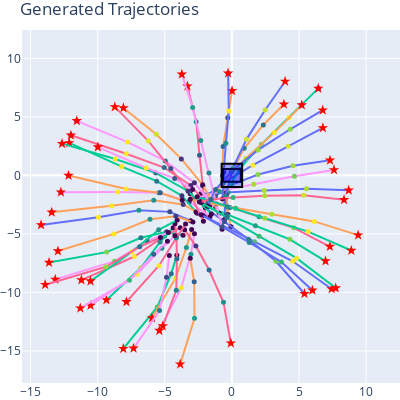

The cell this chart's notebook holds for it:
### Code cell
gan.visualTrainingVerfication(samples=50)

### Figure 1 — Plotly figure (JSON) as saved in the notebook; plotly's stock layout.template omitted (floating-point values rounded to 4 significant figures)
{"data": [{"marker": {"color": [413.0, 393.3, 394.2, 336.9, 254.7], "colorscale": [[0, "#440154"], [0.1111, "#482878"], [0.2222, "#3e4989"], [0.3333, "#31688e"], [0.4444, "#26828e"], [0.5556, "#1f9e89"], [0.6667, "#35b779"], [0.7778, "#6ece58"], [0.8889, "#b5de2b"], [1, "#fde725"]], "size": 5}, "mode": "lines+markers", "showlegend": false, "type": "scatter", "x": [8.705, 5.562, 2.412, -0.2798, -2.313], "y": [-1.277, -1.147, -1.297, -1.437, -1.563]}, {"marker": {"color": "red", "size": 8, "symbol": "star"}, "mode": "markers", "showlegend": false, "type": "scatter", "x": [8.705], "y": [-1.277]}, {"marker": {"color": [685.6, 547.1, 378.3, 202.2], "colorscale": [[0, "#440154"], [0.1111, "#482878"], [0.2222, "#3e4989"], [0.3333, "#31688e"], [0.4444, "#26828e"], [0.5556, "#1f9e89"], [0.6667, "#35b779"], [0.7778, "#6ece58"], [0.8889, "#b5de2b"], [1, "#fde725"]], "size": 5}, "mode": "lines+markers", "showlegend": false, "type": "scatter", "x": [-8.089, -5.554, -4.519, -4.102], "y": [-14.81, -11.24, -8.4, -6.837]}, {"marker": {"color": "red", "size": 8, "symbol": "star"}, "mode": "markers", "showlegend": false, "type": "scatter", "x": [-8.089], "y": [-14.81]}, {"marker": {"color": [429.0, 291.4, 309.8, 311.5, 302.6, 250.8], "colorscale": [[0, "#440154"], [0.1111, "#482878"], [0.2222, "#3e4989"], [0.3333, "#31688e"], [0.4444, "#26828e"], [0.5556, "#1f9e89"], [0.6667, "#35b779"], [0.7778, "#6ece58"], [0.8889, "#b5de2b"], [1, "#fde725"]], "size": 5}, "mode": "lines+markers", "showlegend": false, "type": "scatter", "x": [0.01312, -0.3081, -0.6534, -0.7003, -0.4621, -0.06755], "y": [7.233, 4.925, 2.47, -0.02136, -2.431, -4.398]}, {"marker": {"color": "red", "size": 8, "symbol": "star"}, "mode": "markers", "showlegend": false, "type": "scatter", "x": [0.01312], "y": [7.233]}, {"marker": {"color": [464.4, 388.2, 359.0, 331.1, 311.0], "colorscale": [[0, "#440154"], [0.1111, "#482878"], [0.2222, "#3e4989"], [0.3333, "#31688e"], [0.4444, "#26828e"], [0.5556, "#1f9e89"], [0.6667, "#35b779"], [0.7778, "#6ece58"], [0.8889, "#b5de2b"], [1, "#fde725"]], "size": 5}, "mode": "lines+markers", "showlegend": false, "type": "scatter", "x": [-3.313, -2.659, -2.413, -2.164, -1.995], "y": [7.62, 4.584, 1.723, -0.9145, -3.397]}, {"marker": {"color": "red", "size": 8, "symbol": "star"}, "mode": "markers", "showlegend": false, "type": "scatter", "x": [-3.313], "y": [7.62]}, {"marker": {"color": [395.0, 529.8, 382.5, 298.5, 251.3], "colorscale": [[0, "#440154"], [0.1111, "#482878"], [0.2222, "#3e4989"], [0.3333, "#31688e"], [0.4444, "#26828e"], [0.5556, "#1f9e89"], [0.6667, "#35b779"], [0.7778, "#6ece58"], [0.8889, "#b5de2b"], [1, "#fde725"]], "size": 5}, "mode": "lines+markers", "showlegend": false, "type": "scatter", "x": [-12.74, -8.502, -5.443, -3.178, -1.632], "y": [-1.437, -1.429, -1.493, -2.252, -3.537]}, {"marker": {"color": "red", "size": 8, "symbol": "star"}, "mode": "markers", "showlegend": false, "type": "scatter", "x": [-12.74], "y": [-1.437]}, {"marker": {"color": [387.2, 348.9, 338.9, 271.2, 191.4, 119.3], "colorscale": [[0, "#440154"], [0.1111, "#482878"], [0.2222, "#3e4989"], [0.3333, "#31688e"], [0.4444, "#26828e"], [0.5556, "#1f9e89"], [0.6667, "#35b779"], [0.7778, "#6ece58"], [0.8889, "#b5de2b"], [1, "#fde725"]], "size": 5}, "mode": "lines+markers", "showlegend": false, "type": "scatter", "x": [7.309, 4.556, 1.953, -0.03342, -1.226, -1.638], "y": [1.285, 0.8257, 0.06841, -0.8044, -1.766, -2.627]}, {"marker": {"color": "red", "size": 8, "symbol": "star"}, "mode": "markers", "showlegend": false, "type": "scatter", "x": [7.309], "y": [1.285]}, {"marker": {"color": [646.8, 548.1, 353.8, 248.4, 157.1], "colorscale": [[0, "#440154"], [0.1111, "#482878"], [0.2222, "#3e4989"], [0.3333, "#31688e"], [0.4444, "#26828e"], [0.5556, "#1f9e89"], [0.6667, "#35b779"], [0.7778, "#6ece58"], [0.8889, "#b5de2b"], [1, "#fde725"]], "size": 5}, "mode": "lines+markers", "showlegend": false, "type": "scatter", "x": [-13.62, -9.329, -6.78, -4.858, -3.638], "y": [-7.453, -6.559, -5.329, -4.822, -5.124]}, {"marker": {"color": "red", "size": 8, "symbol": "star"}, "mode": "markers", "showlegend": false, "type": "scatter", "x": [-13.62], "y": [-7.453]}, {"marker": {"color": [444.8, 292.3, 306.2, 279.4, 251.7, 208.5], "colorscale": [[0, "#440154"], [0.1111, "#482878"], [0.2222, "#3e4989"], [0.3333, "#31688e"], [0.4444, "#26828e"], [0.5556, "#1f9e89"], [0.6667, "#35b779"], [0.7778, "#6ece58"], [0.8889, "#b5de2b"], [1, "#fde725"]], "size": 5}, "mode": "lines+markers", "showlegend": false, "type": "scatter", "x": [3.874, 2.339, 0.9147, -0.03077, -0.4042, -0.2985], "y": [6.074, 4.31, 2.317, 0.2914, -1.687, -3.351]}, {"marker": {"color": "red", "size": 8, "symbol": "star"}, "mode": "markers", "showlegend": false, "type": "scatter", "x": [3.874], "y": [6.074]}, {"marker": {"color": [477.2, 554.4, 355.9, 170.4], "colorscale": [[0, "#440154"], [0.1111, "#482878"], [0.2222, "#3e4989"], [0.3333, "#31688e"], [0.4444, "#26828e"], [0.5556, "#1f9e89"], [0.6667, "#35b779"], [0.7778, "#6ece58"], [0.8889, "#b5de2b"], [1, "#fde725"]], "size": 5}, "mode": "lines+markers", "showlegend": false, "type": "scatter", "x": [-11.21, -7.261, -5.023, -3.847], "y": [-8.948, -6.934, -5.175, -4.484]}, {"marker": {"color": "red", "size": 8, "symbol": "star"}, "mode": "markers", "showlegend": false, "type": "scatter", "x": [-11.21], "y": [-8.948]}, {"marker": {"color": [421.3, 501.7, 370.0, 220.5], "colorscale": [[0, "#440154"], [0.1111, "#482878"], [0.2222, "#3e4989"], [0.3333, "#31688e"], [0.4444, "#26828e"], [0.5556, "#1f9e89"], [0.6667, "#35b779"], [0.7778, "#6ece58"], [0.8889, "#b5de2b"], [1, "#fde725"]], "size": 5}, "mode": "lines+markers", "showlegend": false, "type": "scatter", "x": [-5.405, -3.769, -3.049, -2.79], "y": [-13.27, -9.603, -6.731, -4.987]}, {"marker": {"color": "red", "size": 8, "symbol": "star"}, "mode": "markers", "showlegend": false, "type": "scatter", "x": [-5.405], "y": [-13.27]}, {"marker": {"color": [386.2, 378.7, 385.7, 333.3, 268.3], "colorscale": [[0, "#440154"], [0.1111, "#482878"], [0.2222, "#3e4989"], [0.3333, "#31688e"], [0.4444, "#26828e"], [0.5556, "#1f9e89"], [0.6667, "#35b779"], [0.7778, "#6ece58"], [0.8889, "#b5de2b"], [1, "#fde725"]], "size": 5}, "mode": "lines+markers", "showlegend": false, "type": "scatter", "x": [6.778, 4.191, 1.557, -0.6429, -2.233], "y": [4.059, 2.483, 0.8743, -0.6325, -2.075]}, {"marker": {"color": "red", "size": 8, "symbol": "star"}, "mode": "markers", "showlegend": false, "type": "scatter", "x": [6.778], "y": [4.059]}, {"marker": {"color": [484.4, 551.0, 360.7, 281.2, 237.3], "colorscale": [[0, "#440154"], [0.1111, "#482878"], [0.2222, "#3e4989"], [0.3333, "#31688e"], [0.4444, "#26828e"], [0.5556, "#1f9e89"], [0.6667, "#35b779"], [0.7778, "#6ece58"], [0.8889, "#b5de2b"], [1, "#fde725"]], "size": 5}, "mode": "lines+markers", "showlegend": false, "type": "scatter", "x": [-12.12, -8.203, -5.602, -3.724, -2.572], "y": [2.777, 0.7515, -0.4984, -1.736, -3.246]}, {"marker": {"color": "red", "size": 8, "symbol": "star"}, "mode": "markers", "showlegend": false, "type": "scatter", "x": [-12.12], "y": [2.777]}, {"marker": {"color": [424.8, 476.3, 345.9, 198.7], "colorscale": [[0, "#440154"], [0.1111, "#482878"], [0.2222, "#3e4989"], [0.3333, "#31688e"], [0.4444, "#26828e"], [0.5556, "#1f9e89"], [0.6667, "#35b779"], [0.7778, "#6ece58"], [0.8889, "#b5de2b"], [1, "#fde725"]], "size": 5}, "mode": "lines+markers", "showlegend": false, "type": "scatter", "x": [-5.953, -4.209, -3.387, -2.998], "y": [-12.2, -8.809, -6.167, -4.625]}, {"marker": {"color": "red", "size": 8, "symbol": "star"}, "mode": "markers", "showlegend": false, "type": "scatter", "x": [-5.953], "y": [-12.2]}, {"marker": {"color": [403.6, 551.6, 383.6, 312.5, 281.5], "colorscale": [[0, "#440154"], [0.1111, "#482878"], [0.2222, "#3e4989"], [0.3333, "#31688e"], [0.4444, "#26828e"], [0.5556, "#1f9e89"], [0.6667, "#35b779"], [0.7778, "#6ece58"], [0.8889, "#b5de2b"], [1, "#fde725"]], "size": 5}, "mode": "lines+markers", "showlegend": false, "type": "scatter", "x": [-11.99, -7.871, -5.04, -3.063, -1.713], "y": [3.428, 1.852, 0.6669, -0.8629, -2.665]}, {"marker": {"color": "red", "size": 8, "symbol": "star"}, "mode": "markers", "showlegend": false, "type": "scatter", "x": [-11.99], "y": [3.428]}, {"marker": {"color": [410.5, 375.1, 387.8, 328.7, 244.3], "colorscale": [[0, "#440154"], [0.1111, "#482878"], [0.2222, "#3e4989"], [0.3333, "#31688e"], [0.4444, "#26828e"], [0.5556, "#1f9e89"], [0.6667, "#35b779"], [0.7778, "#6ece58"], [0.8889, "#b5de2b"], [1, "#fde725"]], "size": 5}, "mode": "lines+markers", "showlegend": false, "type": "scatter", "x": [7.607, 4.655, 1.629, -0.924, -2.784], "y": [0.4674, -0.07113, -0.7569, -1.389, -1.989]}, {"marker": {"color": "red", "size": 8, "symbol": "star"}, "mode": "markers", "showlegend": false, "type": "scatter", "x": [7.607], "y": [0.4674]}, {"marker": {"color": [448.8, 539.9, 384.7, 288.7, 214.6], "colorscale": [[0, "#440154"], [0.1111, "#482878"], [0.2222, "#3e4989"], [0.3333, "#31688e"], [0.4444, "#26828e"], [0.5556, "#1f9e89"], [0.6667, "#35b779"], [0.7778, "#6ece58"], [0.8889, "#b5de2b"], [1, "#fde725"]], "size": 5}, "mode": "lines+markers", "showlegend": false, "type": "scatter", "x": [-14.22, -9.947, -6.927, -4.622, -3.078], "y": [-4.237, -3.58, -2.983, -3.119, -3.869]}, {"marker": {"color": "red", "size": 8, "symbol": "star"}, "mode": "markers", "showlegend": false, "type": "scatter", "x": [-14.22], "y": [-4.237]}, {"marker": {"color": [500.3, 466.7, 332.4, 195.4], "colorscale": [[0, "#440154"], [0.1111, "#482878"], [0.2222, "#3e4989"], [0.3333, "#31688e"], [0.4444, "#26828e"], [0.5556, "#1f9e89"], [0.6667, "#35b779"], [0.7778, "#6ece58"], [0.8889, "#b5de2b"], [1, "#fde725"]], "size": 5}, "mode": "lines+markers", "showlegend": false, "type": "scatter", "x": [-9.349, -6.794, -5.348, -4.375], "y": [-10.65, -7.924, -5.692, -4.468]}, {"marker": {"color": "red", "size": 8, "symbol": "star"}, "mode": "markers", "showlegend": false, "type": "scatter", "x": [-9.349], "y": [-10.65]}, {"marker": {"color": [395.3, 562.3, 396.3, 278.4, 219.6], "colorscale": [[0, "#440154"], [0.1111, "#482878"], [0.2222, "#3e4989"], [0.3333, "#31688e"], [0.4444, "#26828e"], [0.5556, "#1f9e89"], [0.6667, "#35b779"], [0.7778, "#6ece58"], [0.8889, "#b5de2b"], [1, "#fde725"]], "size": 5}, "mode": "lines+markers", "showlegend": false, "type": "scatter", "x": [-13.42, -8.958, -5.823, -3.625, -2.152], "y": [-3.151, -2.595, -2.127, -2.487, -3.444]}, {"marker": {"color": "red", "size": 8, "symbol": "star"}, "mode": "markers", "showlegend": false, "type": "scatter", "x": [-13.42], "y": [-3.151]}, {"marker": {"color": [436.9, 390.9, 344.8, 287.1, 217.9], "colorscale": [[0, "#440154"], [0.1111, "#482878"], [0.2222, "#3e4989"], [0.3333, "#31688e"], [0.4444, "#26828e"], [0.5556, "#1f9e89"], [0.6667, "#35b779"], [0.7778, "#6ece58"], [0.8889, "#b5de2b"], [1, "#fde725"]], "size": 5}, "mode": "lines+markers", "showlegend": false, "type": "scatter", "x": [7.3, 4.61, 2.02, -0.1392, -1.756], "y": [-6.082, -4.487, -3.538, -2.757, -2.105]}, {"marker": {"color": "red", "size": 8, "symbol": "star"}, "mode": "markers", "showlegend": false, "type": "scatter", "x": [7.3], "y": [-6.082]}, {"marker": {"color": [690.2, 585.6, 371.2, 218.2], "colorscale": [[0, "#440154"], [0.1111, "#482878"], [0.2222, "#3e4989"], [0.3333, "#31688e"], [0.4444, "#26828e"], [0.5556, "#1f9e89"], [0.6667, "#35b779"], [0.7778, "#6ece58"], [0.8889, "#b5de2b"], [1, "#fde725"]], "size": 5}, "mode": "lines+markers", "showlegend": false, "type": "scatter", "x": [-13.16, -8.739, -6.313, -4.733], "y": [-8.892, -7.332, -5.619, -4.876]}, {"marker": {"color": "red", "size": 8, "symbol": "star"}, "mode": "markers", "showlegend": false, "type": "scatter", "x": [-13.16], "y": [-8.892]}, {"marker": {"color": [467.1, 467.3, 413.5, 351.9, 277.6], "colorscale": [[0, "#440154"], [0.1111, "#482878"], [0.2222, "#3e4989"], [0.3333, "#31688e"], [0.4444, "#26828e"], [0.5556, "#1f9e89"], [0.6667, "#35b779"], [0.7778, "#6ece58"], [0.8889, "#b5de2b"], [1, "#fde725"]], "size": 5}, "mode": "lines+markers", "showlegend": false, "type": "scatter", "x": [7.431, 4.536, 1.685, -0.7564, -2.672], "y": [-9.709, -7.344, -5.665, -4.265, -3.141]}, {"marker": {"color": "red", "size": 8, "symbol": "star"}, "mode": "markers", "showlegend": false, "type": "scatter", "x": [7.431], "y": [-9.709]}, {"marker": {"color": [263.1, 415.5, 383.5, 334.7, 286.4], "colorscale": [[0, "#440154"], [0.1111, "#482878"], [0.2222, "#3e4989"], [0.3333, "#31688e"], [0.4444, "#26828e"], [0.5556, "#1f9e89"], [0.6667, "#35b779"], [0.7778, "#6ece58"], [0.8889, "#b5de2b"], [1, "#fde725"]], "size": 5}, "mode": "lines+markers", "showlegend": false, "type": "scatter", "x": [6.436, 4.253, 2.195, 0.563, -0.4834], "y": [7.434, 4.927, 2.652, 0.5294, -1.509]}, {"marker": {"color": "red", "size": 8, "symbol": "star"}, "mode": "markers", "showlegend": false, "type": "scatter", "x": [6.436], "y": [7.434]}, {"marker": {"color": [335.1, 391.0, 381.4, 331.5, 281.2], "colorscale": [[0, "#440154"], [0.1111, "#482878"], [0.2222, "#3e4989"], [0.3333, "#31688e"], [0.4444, "#26828e"], [0.5556, "#1f9e89"], [0.6667, "#35b779"], [0.7778, "#6ece58"], [0.8889, "#b5de2b"], [1, "#fde725"]], "size": 5}, "mode": "lines+markers", "showlegend": false, "type": "scatter", "x": [5.21, 3.149, 1.037, -0.6853, -1.853], "y": [6.007, 3.653, 1.452, -0.5641, -2.486]}, {"marker": {"color": "red", "size": 8, "symbol": "star"}, "mode": "markers", "showlegend": false, "type": "scatter", "x": [5.21], "y": [6.007]}, {"marker": {"color": [688.8, 440.9, 370.6, 283.8, 204.5], "colorscale": [[0, "#440154"], [0.1111, "#482878"], [0.2222, "#3e4989"], [0.3333, "#31688e"], [0.4444, "#26828e"], [0.5556, "#1f9e89"], [0.6667, "#35b779"], [0.7778, "#6ece58"], [0.8889, "#b5de2b"], [1, "#fde725"]], "size": 5}, "mode": "lines+markers", "showlegend": false, "type": "scatter", "x": [-0.07847, -0.6259, -1.699, -2.685, -3.525], "y": [-14.34, -10.85, -8.091, -6.045, -4.642]}, {"marker": {"color": "red", "size": 8, "symbol": "star"}, "mode": "markers", "showlegend": false, "type": "scatter", "x": [-0.07847], "y": [-14.34]}, {"marker": {"color": [401.4, 524.6, 405.1, 357.9, 336.5], "colorscale": [[0, "#440154"], [0.1111, "#482878"], [0.2222, "#3e4989"], [0.3333, "#31688e"], [0.4444, "#26828e"], [0.5556, "#1f9e89"], [0.6667, "#35b779"], [0.7778, "#6ece58"], [0.8889, "#b5de2b"], [1, "#fde725"]], "size": 5}, "mode": "lines+markers", "showlegend": false, "type": "scatter", "x": [-11.56, -7.772, -4.959, -2.794, -1.206], "y": [4.66, 2.845, 1.235, -0.6381, -2.812]}, {"marker": {"color": "red", "size": 8, "symbol": "star"}, "mode": "markers", "showlegend": false, "type": "scatter", "x": [-11.56], "y": [4.66]}, {"marker": {"color": [366.9, 356.8, 358.9, 333.0, 306.5, 253.2], "colorscale": [[0, "#440154"], [0.1111, "#482878"], [0.2222, "#3e4989"], [0.3333, "#31688e"], [0.4444, "#26828e"], [0.5556, "#1f9e89"], [0.6667, "#35b779"], [0.7778, "#6ece58"], [0.8889, "#b5de2b"], [1, "#fde725"]], "size": 5}, "mode": "lines+markers", "showlegend": false, "type": "scatter", "x": [3.964, 2.476, 1.085, 0.07636, -0.4715, -0.5703], "y": [8.026, 5.59, 3.078, 0.613, -1.777, -3.8]}, {"marker": {"color": "red", "size": 8, "symbol": "star"}, "mode": "markers", "showlegend": false, "type": "scatter", "x": [3.964], "y": [8.026]}, {"marker": {"color": [446.9, 404.8, 351.8, 295.8, 228.9], "colorscale": [[0, "#440154"], [0.1111, "#482878"], [0.2222, "#3e4989"], [0.3333, "#31688e"], [0.4444, "#26828e"], [0.5556, "#1f9e89"], [0.6667, "#35b779"], [0.7778, "#6ece58"], [0.8889, "#b5de2b"], [1, "#fde725"]], "size": 5}, "mode": "lines+markers", "showlegend": false, "type": "scatter", "x": [6.974, 4.319, 1.755, -0.4085, -2.061], "y": [-7.323, -5.469, -4.308, -3.349, -2.559]}, {"marker": {"color": "red", "size": 8, "symbol": "star"}, "mode": "markers", "showlegend": false, "type": "scatter", "x": [6.974], "y": [-7.323]}, {"marker": {"color": [420.1, 415.0, 352.1, 340.5, 340.4], "colorscale": [[0, "#440154"], [0.1111, "#482878"], [0.2222, "#3e4989"], [0.3333, "#31688e"], [0.4444, "#26828e"], [0.5556, "#1f9e89"], [0.6667, "#35b779"], [0.7778, "#6ece58"], [0.8889, "#b5de2b"], [1, "#fde725"]], "size": 5}, "mode": "lines+markers", "showlegend": false, "type": "scatter", "x": [-8.082, -5.634, -3.766, -2.177, -0.9483], "y": [5.76, 3.517, 1.408, -0.8042, -3.235]}, {"marker": {"color": "red", "size": 8, "symbol": "star"}, "mode": "markers", "showlegend": false, "type": "scatter", "x": [-8.082], "y": [5.76]}, {"marker": {"color": [724.1, 404.1, 335.0, 234.2, 141.6], "colorscale": [[0, "#440154"], [0.1111, "#482878"], [0.2222, "#3e4989"], [0.3333, "#31688e"], [0.4444, "#26828e"], [0.5556, "#1f9e89"], [0.6667, "#35b779"], [0.7778, "#6ece58"], [0.8889, "#b5de2b"], [1, "#fde725"]], "size": 5}, "mode": "lines+markers", "showlegend": false, "type": "scatter", "x": [-5.153, -4.142, -4.096, -4.13, -4.24], "y": [-12.88, -9.81, -7.131, -5.258, -4.131]}, {"marker": {"color": "red", "size": 8, "symbol": "star"}, "mode": "markers", "showlegend": false, "type": "scatter", "x": [-5.153], "y": [-12.88]}, {"marker": {"color": [799.3, 471.1, 360.7, 233.2], "colorscale": [[0, "#440154"], [0.1111, "#482878"], [0.2222, "#3e4989"], [0.3333, "#31688e"], [0.4444, "#26828e"], [0.5556, "#1f9e89"], [0.6667, "#35b779"], [0.7778, "#6ece58"], [0.8889, "#b5de2b"], [1, "#fde725"]], "size": 5}, "mode": "lines+markers", "showlegend": false, "type": "scatter", "x": [-7.327, -5.391, -4.873, -4.661], "y": [-14.78, -11.55, -8.709, -6.856]}, {"marker": {"color": "red", "size": 8, "symbol": "star"}, "mode": "markers", "showlegend": false, "type": "scatter", "x": [-7.327], "y": [-14.78]}, {"marker": {"color": [492.6, 436.7, 348.1, 292.7, 231.4], "colorscale": [[0, "#440154"], [0.1111, "#482878"], [0.2222, "#3e4989"], [0.3333, "#31688e"], [0.4444, "#26828e"], [0.5556, "#1f9e89"], [0.6667, "#35b779"], [0.7778, "#6ece58"], [0.8889, "#b5de2b"], [1, "#fde725"]], "size": 5}, "mode": "lines+markers", "showlegend": false, "type": "scatter", "x": [5.409, 3.285, 1.239, -0.5513, -1.985], "y": [-10.11, -7.341, -5.453, -3.943, -2.772]}, {"marker": {"color": "red", "size": 8, "symbol": "star"}, "mode": "markers", "showlegend": false, "type": "scatter", "x": [5.409], "y": [-10.11]}, {"marker": {"color": [393.7, 493.5, 346.4, 201.8], "colorscale": [[0, "#440154"], [0.1111, "#482878"], [0.2222, "#3e4989"], [0.3333, "#31688e"], [0.4444, "#26828e"], [0.5556, "#1f9e89"], [0.6667, "#35b779"], [0.7778, "#6ece58"], [0.8889, "#b5de2b"], [1, "#fde725"]], "size": 5}, "mode": "lines+markers", "showlegend": false, "type": "scatter", "x": [-10.53, -7.466, -5.454, -4.07], "y": [-9.037, -6.553, -4.646, -3.816]}, {"marker": {"color": "red", "size": 8, "symbol": "star"}, "mode": "markers", "showlegend": false, "type": "scatter", "x": [-10.53], "y": [-9.037]}, {"marker": {"color": [719.7, 506.8, 390.7, 254.0], "colorscale": [[0, "#440154"], [0.1111, "#482878"], [0.2222, "#3e4989"], [0.3333, "#31688e"], [0.4444, "#26828e"], [0.5556, "#1f9e89"], [0.6667, "#35b779"], [0.7778, "#6ece58"], [0.8889, "#b5de2b"], [1, "#fde725"]], "size": 5}, "mode": "lines+markers", "showlegend": false, "type": "scatter", "x": [-3.85, -2.785, -2.808, -3.103], "y": [-16.13, -12.22, -9.094, -7.084]}, {"marker": {"color": "red", "size": 8, "symbol": "star"}, "mode": "markers", "showlegend": false, "type": "scatter", "x": [-3.85], "y": [-16.13]}, {"marker": {"color": [485.6, 478.5, 362.3, 324.0, 319.5], "colorscale": [[0, "#440154"], [0.1111, "#482878"], [0.2222, "#3e4989"], [0.3333, "#31688e"], [0.4444, "#26828e"], [0.5556, "#1f9e89"], [0.6667, "#35b779"], [0.7778, "#6ece58"], [0.8889, "#b5de2b"], [1, "#fde725"]], "size": 5}, "mode": "lines+markers", "showlegend": false, "type": "scatter", "x": [-8.723, -6.232, -4.552, -3.108, -2.122], "y": [5.853, 2.946, 0.5834, -1.569, -3.927]}, {"marker": {"color": "red", "size": 8, "symbol": "star"}, "mode": "markers", "showlegend": false, "type": "scatter", "x": [-8.723], "y": [5.853]}, {"marker": {"color": [439.9, 367.3, 363.1, 353.9, 339.0, 274.7], "colorscale": [[0, "#440154"], [0.1111, "#482878"], [0.2222, "#3e4989"], [0.3333, "#31688e"], [0.4444, "#26828e"], [0.5556, "#1f9e89"], [0.6667, "#35b779"], [0.7778, "#6ece58"], [0.8889, "#b5de2b"], [1, "#fde725"]], "size": 5}, "mode": "lines+markers", "showlegend": false, "type": "scatter", "x": [-3.728, -2.924, -2.319, -1.707, -1.162, -0.7282], "y": [8.636, 5.81, 2.97, 0.2055, -2.452, -4.606]}, {"marker": {"color": "red", "size": 8, "symbol": "star"}, "mode": "markers", "showlegend": false, "type": "scatter", "x": [-3.728], "y": [8.636]}, {"marker": {"color": [518.3, 418.3, 364.7, 303.5, 233.2], "colorscale": [[0, "#440154"], [0.1111, "#482878"], [0.2222, "#3e4989"], [0.3333, "#31688e"], [0.4444, "#26828e"], [0.5556, "#1f9e89"], [0.6667, "#35b779"], [0.7778, "#6ece58"], [0.8889, "#b5de2b"], [1, "#fde725"]], "size": 5}, "mode": "lines+markers", "showlegend": false, "type": "scatter", "x": [5.997, 3.689, 1.293, -0.7393, -2.29], "y": [-9.822, -7.4, -5.735, -4.407, -3.369]}, {"marker": {"color": "red", "size": 8, "symbol": "star"}, "mode": "markers", "showlegend": false, "type": "scatter", "x": [5.997], "y": [-9.822]}, {"marker": {"color": [413.7, 522.5, 404.8, 356.5, 328.4], "colorscale": [[0, "#440154"], [0.1111, "#482878"], [0.2222, "#3e4989"], [0.3333, "#31688e"], [0.4444, "#26828e"], [0.5556, "#1f9e89"], [0.6667, "#35b779"], [0.7778, "#6ece58"], [0.8889, "#b5de2b"], [1, "#fde725"]], "size": 5}, "mode": "lines+markers", "showlegend": false, "type": "scatter", "x": [-12.65, -8.688, -5.674, -3.275, -1.528], "y": [2.711, 1.393, 0.2095, -1.332, -3.295]}, {"marker": {"color": "red", "size": 8, "symbol": "star"}, "mode": "markers", "showlegend": false, "type": "scatter", "x": [-12.65], "y": [2.711]}, {"marker": {"color": [403.4, 434.0, 403.0, 342.8, 264.5, 168.8], "colorscale": [[0, "#440154"], [0.1111, "#482878"], [0.2222, "#3e4989"], [0.3333, "#31688e"], [0.4444, "#26828e"], [0.5556, "#1f9e89"], [0.6667, "#35b779"], [0.7778, "#6ece58"], [0.8889, "#b5de2b"], [1, "#fde725"]], "size": 5}, "mode": "lines+markers", "showlegend": false, "type": "scatter", "x": [9.406, 6.138, 2.973, 0.279, -1.791, -3.102], "y": [-5.106, -3.935, -3.317, -2.808, -2.37, -2.047]}, {"marker": {"color": "red", "size": 8, "symbol": "star"}, "mode": "markers", "showlegend": false, "type": "scatter", "x": [9.406], "y": [-5.106]}, {"marker": {"color": [433.0, 490.3, 336.4, 172.4], "colorscale": [[0, "#440154"], [0.1111, "#482878"], [0.2222, "#3e4989"], [0.3333, "#31688e"], [0.4444, "#26828e"], [0.5556, "#1f9e89"], [0.6667, "#35b779"], [0.7778, "#6ece58"], [0.8889, "#b5de2b"], [1, "#fde725"]], "size": 5}, "mode": "lines+markers", "showlegend": false, "type": "scatter", "x": [-7.855, -5.432, -4.146, -3.452], "y": [-10.8, -7.721, -5.357, -4.165]}, {"marker": {"color": "red", "size": 8, "symbol": "star"}, "mode": "markers", "showlegend": false, "type": "scatter", "x": [-7.855], "y": [-10.8]}, {"marker": {"color": [483.4, 546.0, 363.2, 178.6], "colorscale": [[0, "#440154"], [0.1111, "#482878"], [0.2222, "#3e4989"], [0.3333, "#31688e"], [0.4444, "#26828e"], [0.5556, "#1f9e89"], [0.6667, "#35b779"], [0.7778, "#6ece58"], [0.8889, "#b5de2b"], [1, "#fde725"]], "size": 5}, "mode": "lines+markers", "showlegend": false, "type": "scatter", "x": [-10.53, -7.08, -5.209, -4.249], "y": [-11.12, -8.442, -6.219, -5.16]}, {"marker": {"color": "red", "size": 8, "symbol": "star"}, "mode": "markers", "showlegend": false, "type": "scatter", "x": [-10.53], "y": [-11.12]}, {"marker": {"color": [403.4, 365.4, 370.6, 319.7, 263.3, 193.0], "colorscale": [[0, "#440154"], [0.1111, "#482878"], [0.2222, "#3e4989"], [0.3333, "#31688e"], [0.4444, "#26828e"], [0.5556, "#1f9e89"], [0.6667, "#35b779"], [0.7778, "#6ece58"], [0.8889, "#b5de2b"], [1, "#fde725"]], "size": 5}, "mode": "lines+markers", "showlegend": false, "type": "scatter", "x": [6.769, 4.344, 1.961, 0.06695, -1.215, -1.835], "y": [5.572, 3.939, 2.176, 0.4577, -1.214, -2.627]}, {"marker": {"color": "red", "size": 8, "symbol": "star"}, "mode": "markers", "showlegend": false, "type": "scatter", "x": [6.769], "y": [5.572]}, {"marker": {"color": [435.4, 450.0, 426.7, 372.9, 298.0], "colorscale": [[0, "#440154"], [0.1111, "#482878"], [0.2222, "#3e4989"], [0.3333, "#31688e"], [0.4444, "#26828e"], [0.5556, "#1f9e89"], [0.6667, "#35b779"], [0.7778, "#6ece58"], [0.8889, "#b5de2b"], [1, "#fde725"]], "size": 5}, "mode": "lines+markers", "showlegend": false, "type": "scatter", "x": [8.897, 5.681, 2.462, -0.3488, -2.581], "y": [-6.422, -4.805, -3.669, -2.671, -1.834]}, {"marker": {"color": "red", "size": 8, "symbol": "star"}, "mode": "markers", "showlegend": false, "type": "scatter", "x": [8.897], "y": [-6.422]}, {"marker": {"color": [488.9, 555.7, 320.0, 219.2], "colorscale": [[0, "#440154"], [0.1111, "#482878"], [0.2222, "#3e4989"], [0.3333, "#31688e"], [0.4444, "#26828e"], [0.5556, "#1f9e89"], [0.6667, "#35b779"], [0.7778, "#6ece58"], [0.8889, "#b5de2b"], [1, "#fde725"]], "size": 5}, "mode": "lines+markers", "showlegend": false, "type": "scatter", "x": [-12.17, -7.878, -5.337, -3.703], "y": [-0.01325, -1.172, -1.483, -2.121]}, {"marker": {"color": "red", "size": 8, "symbol": "star"}, "mode": "markers", "showlegend": false, "type": "scatter", "x": [-12.17], "y": [-0.01325]}, {"marker": {"color": [669.9, 597.8, 379.6, 217.0], "colorscale": [[0, "#440154"], [0.1111, "#482878"], [0.2222, "#3e4989"], [0.3333, "#31688e"], [0.4444, "#26828e"], [0.5556, "#1f9e89"], [0.6667, "#35b779"], [0.7778, "#6ece58"], [0.8889, "#b5de2b"], [1, "#fde725"]], "size": 5}, "mode": "lines+markers", "showlegend": false, "type": "scatter", "x": [-13.91, -9.381, -6.868, -5.327], "y": [-9.344, -7.81, -6.106, -5.306]}, {"marker": {"color": "red", "size": 8, "symbol": "star"}, "mode": "markers", "showlegend": false, "type": "scatter", "x": [-13.91], "y": [-9.344]}, {"marker": {"color": [432.9, 502.5, 287.4, 204.6], "colorscale": [[0, "#440154"], [0.1111, "#482878"], [0.2222, "#3e4989"], [0.3333, "#31688e"], [0.4444, "#26828e"], [0.5556, "#1f9e89"], [0.6667, "#35b779"], [0.7778, "#6ece58"], [0.8889, "#b5de2b"], [1, "#fde725"]], "size": 5}, "mode": "lines+markers", "showlegend": false, "type": "scatter", "x": [-9.986, -6.386, -4.264, -2.931], "y": [2.416, 0.6273, -0.2575, -1.208]}, {"marker": {"color": "red", "size": 8, "symbol": "star"}, "mode": "markers", "showlegend": false, "type": "scatter", "x": [-9.986], "y": [2.416]}, {"marker": {"color": [303.5, 403.4, 345.3, 309.8, 287.0], "colorscale": [[0, "#440154"], [0.1111, "#482878"], [0.2222, "#3e4989"], [0.3333, "#31688e"], [0.4444, "#26828e"], [0.5556, "#1f9e89"], [0.6667, "#35b779"], [0.7778, "#6ece58"], [0.8889, "#b5de2b"], [1, "#fde725"]], "size": 5}, "mode": "lines+markers", "showlegend": false, "type": "scatter", "x": [-0.2795, -0.231, -0.4465, -0.6123, -0.7013], "y": [8.73, 5.503, 2.749, 0.2759, -2.018]}, {"marker": {"color": "red", "size": 8, "symbol": "star"}, "mode": "markers", "showlegend": false, "type": "scatter", "x": [-0.2795], "y": [8.73]}, {"marker": {"color": [437.0, 484.3, 421.0, 361.3, 286.4], "colorscale": [[0, "#440154"], [0.1111, "#482878"], [0.2222, "#3e4989"], [0.3333, "#31688e"], [0.4444, "#26828e"], [0.5556, "#1f9e89"], [0.6667, "#35b779"], [0.7778, "#6ece58"], [0.8889, "#b5de2b"], [1, "#fde725"]], "size": 5}, "mode": "lines+markers", "showlegend": false, "type": "scatter", "x": [7.736, 4.819, 2.028, -0.3818, -2.289], "y": [-9.629, -7.079, -5.194, -3.598, -2.328]}, {"marker": {"color": "red", "size": 8, "symbol": "star"}, "mode": "markers", "showlegend": false, "type": "scatter", "x": [7.736], "y": [-9.629]}, {"marker": {"color": [486.8, 552.4, 370.7, 242.5, 170.4], "colorscale": [[0, "#440154"], [0.1111, "#482878"], [0.2222, "#3e4989"], [0.3333, "#31688e"], [0.4444, "#26828e"], [0.5556, "#1f9e89"], [0.6667, "#35b779"], [0.7778, "#6ece58"], [0.8889, "#b5de2b"], [1, "#fde725"]], "size": 5}, "mode": "lines+markers", "showlegend": false, "type": "scatter", "x": [-12.96, -8.789, -6.099, -4.176, -2.902], "y": [-6.463, -5.001, -3.753, -3.5, -3.985]}, {"marker": {"color": "red", "size": 8, "symbol": "star"}, "mode": "markers", "showlegend": false, "type": "scatter", "x": [-12.96], "y": [-6.463]}, {"marker": {"color": [397.7, 379.3, 362.3, 295.6, 208.3, 110.3], "colorscale": [[0, "#440154"], [0.1111, "#482878"], [0.2222, "#3e4989"], [0.3333, "#31688e"], [0.4444, "#26828e"], [0.5556, "#1f9e89"], [0.6667, "#35b779"], [0.7778, "#6ece58"], [0.8889, "#b5de2b"], [1, "#fde725"]], "size": 5}, "mode": "lines+markers", "showlegend": false, "type": "scatter", "x": [8.356, 5.347, 2.449, 0.08697, -1.569, -2.426], "y": [-2.091, -1.704, -1.752, -1.882, -2.065, -2.275]}, {"marker": {"color": "red", "size": 8, "symbol": "star"}, "mode": "markers", "showlegend": false, "type": "scatter", "x": [8.356], "y": [-2.091]}, {"marker": {"color": [723.3, 546.1, 356.9, 189.1], "colorscale": [[0, "#440154"], [0.1111, "#482878"], [0.2222, "#3e4989"], [0.3333, "#31688e"], [0.4444, "#26828e"], [0.5556, "#1f9e89"], [0.6667, "#35b779"], [0.7778, "#6ece58"], [0.8889, "#b5de2b"], [1, "#fde725"]], "size": 5}, "mode": "lines+markers", "showlegend": false, "type": "scatter", "x": [-11.29, -7.632, -5.827, -4.802], "y": [-11.35, -8.964, -6.752, -5.64]}, {"marker": {"color": "red", "size": 8, "symbol": "star"}, "mode": "markers", "showlegend": false, "type": "scatter", "x": [-11.29], "y": [-11.35]}], "layout": {"height": 400, "margin": {"b": 0, "l": 0, "r": 0, "t": 30}, "shapes": [{"fillcolor": "rgba(0, 0, 255, 0.3)", "line": {"color": "black", "width": 2}, "type": "rect", "x0": -0.6633, "x1": 0.6633, "y0": -0.536, "y1": 0.536}, {"fillcolor": "rgba(0, 0, 255, 0.3)", "line": {"color": "black", "width": 2}, "type": "rect", "x0": -0.7635, "x1": 0.7635, "y0": -0.9836, "y1": 0.9836}], "title": {"text": "Generated Trajectories"}, "width": 400, "xaxis": {"range": [-15.64, 12.52]}, "yaxis": {"range": [-17.75, 12.42]}}}
